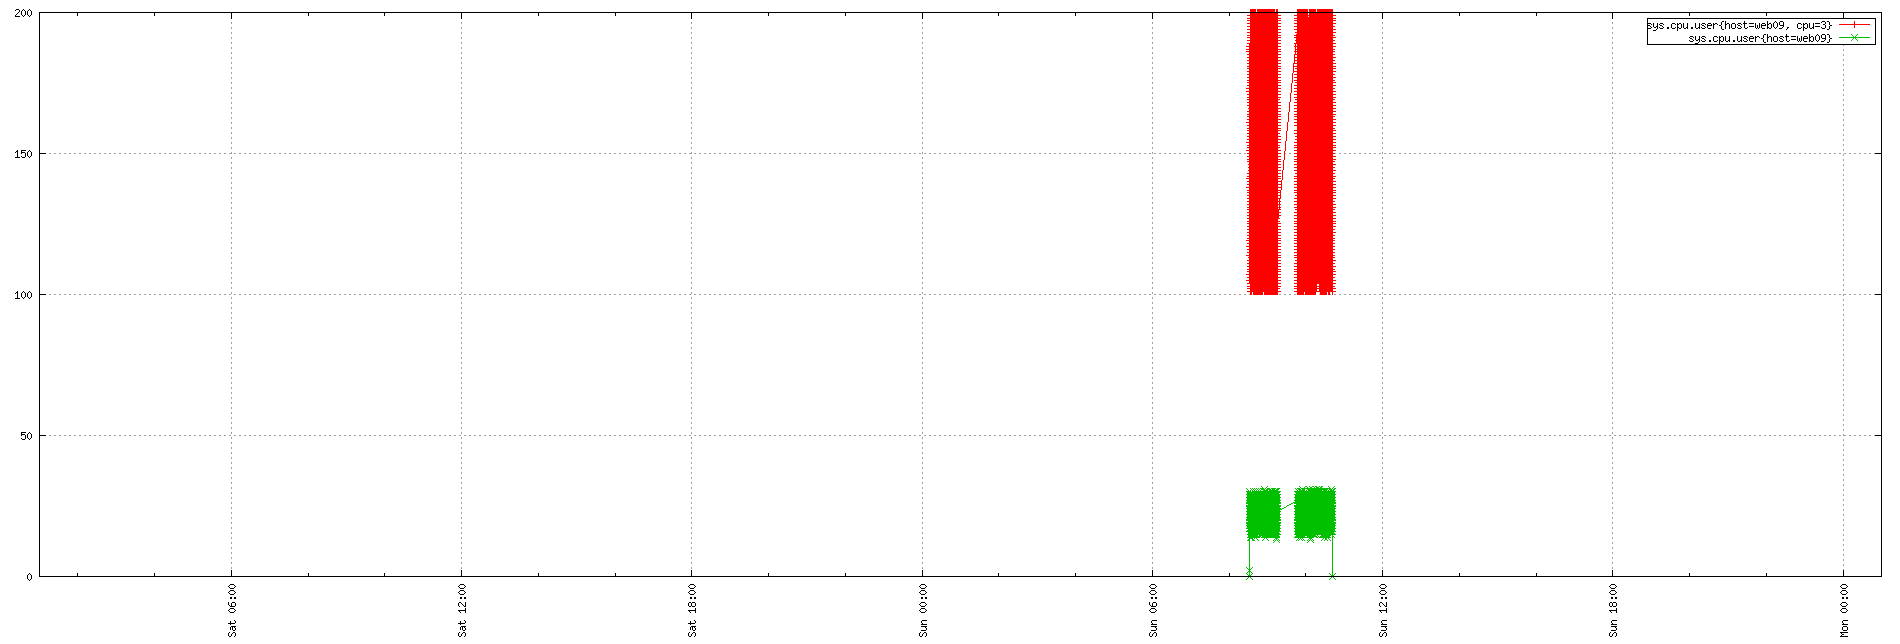

This chart was generated by the following gnuplot code:
set term png small size 1900,644
set xdata time
set timefmt "%s"
if (GPVAL_VERSION < 4.6) set xtics rotate; else set xtics rotate right
set output "${TMPDIR-'tmp'}/tsd/c14df1fe.png"
set xrange ["1673658000":"1673830800"]
set format x "%a %H:%M"
set grid
set style data linespoint
set key right box
set yrange [0:]
plot  "${TMPDIR-'tmp'}/tsd/c14df1fe_0.dat" using 1:2 title "sys.cpu.user{host=web09, cpu=3}", \
 "${TMPDIR-'tmp'}/tsd/c14df1fe_1.dat" using 1:2 title "sys.cpu.user{host=web09}"
